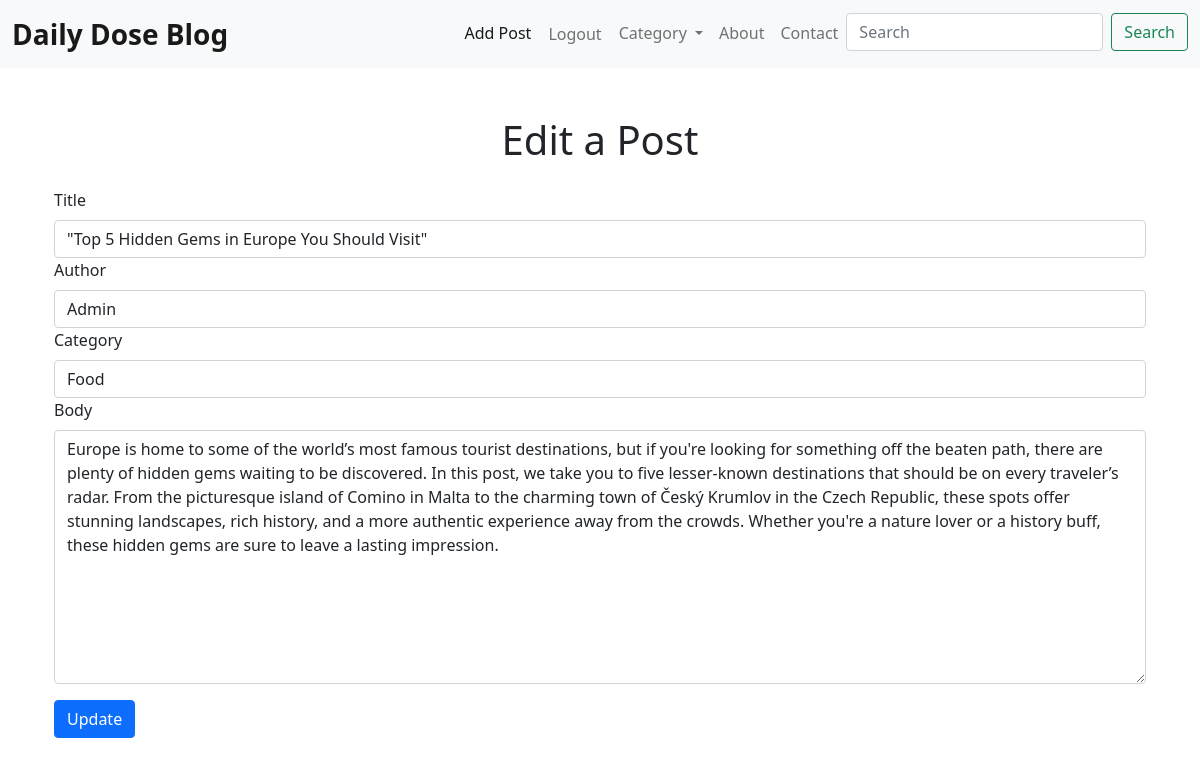
Screenshot of /post/3/edit/ (signed in) with the database file from the repository.
### blogapp/models.py (models this page shows, shortened)
class Post(models.Model):
    title = models.CharField(max_length = 255)
    author = models.ForeignKey(User, on_delete=models.CASCADE)
    category = models.ForeignKey(Category, on_delete=models.SET_NULL, null=True)
    body = models.TextField()
    published_date = models.DateField(auto_now_add=True)

### blogapp/views.py (the view)
# urls.py: path('post/<int:pk>/edit/', Update_view.as_view(), name = 'update_post_view'),
class Update_view(UpdateView):
    model = Post
    template_name = 'blogapp/html/updatepost.html'
    fields = ['title', 'author', 'category','body', ]

### blogapp/models.py (called while the page is built)
    def __str__ (self):
        return self.name

### templates/blogapp/html/updatepost.html (shortened to what this page needs)
{% extends 'blogapp/html/base.html' %}
{% load widget_tweaks %}
{% block content %}
    {% if user.is_authenticated %}
    <div class="container mt-5">
        <h1 class="mb-4 text-center">Edit a Post</h1>
        <form method="POST">
            <div class="form-group">
                <label for="{{ form.title.id_for_label }}" class="form-label">Title</label>
                {{ form.title|add_class:"form-control" }}
            </div>
            <div class="form-group">
                <label for="{{ form.author.id_for_label }}" class="form-label">Author</label>
                {{ form.author|add_class:"form-control" }}
            </div>
            <div class="form-group">
                <label for="{{ form.category.id_for_label }}" class="form-label">Category</label>
                {{ form.category|add_class:"form-control" }}
            </div>
            <div class="form-group">
                <label for="{{ form.body.id_for_label }}" class="form-label">Body</label>
                {{ form.body|add_class:"form-control" }}
            </div>
            <button type="submit" class="btn btn-primary btn-block mt-3">Update</button>
        </form>
    </div>
    {% else %}
    <div class="d-flex justify-content-center align-items-center" style = "height: 80vh;">
        <strong>You have been logged out.</strong><br>
        <h2>404 Error</h2>
    </div>
    {% endif %}
{% endblock content %}

### rows the page displays
Post: title "\"Top 5 Hidden Gems in Europe You Should Visit\"", author "Admin", category "Food", body "Europe is home to some of the world’s most famous tourist destinations, but if you're looking for something off the beaten path, there are plenty of hidden gems waiting to be discovered. In this post, we take you to five lesser-known destinations that should be on every traveler’s radar. From the picturesque island of Comino in Malta to the charming town of Český Krumlov in the Czech Republic, these spots offer stunning landscapes, rich history, and a more authentic experience away from the crowds. Whether you're a nature lover or a history buff, these hidden gems are sure to leave a lasting impression."
